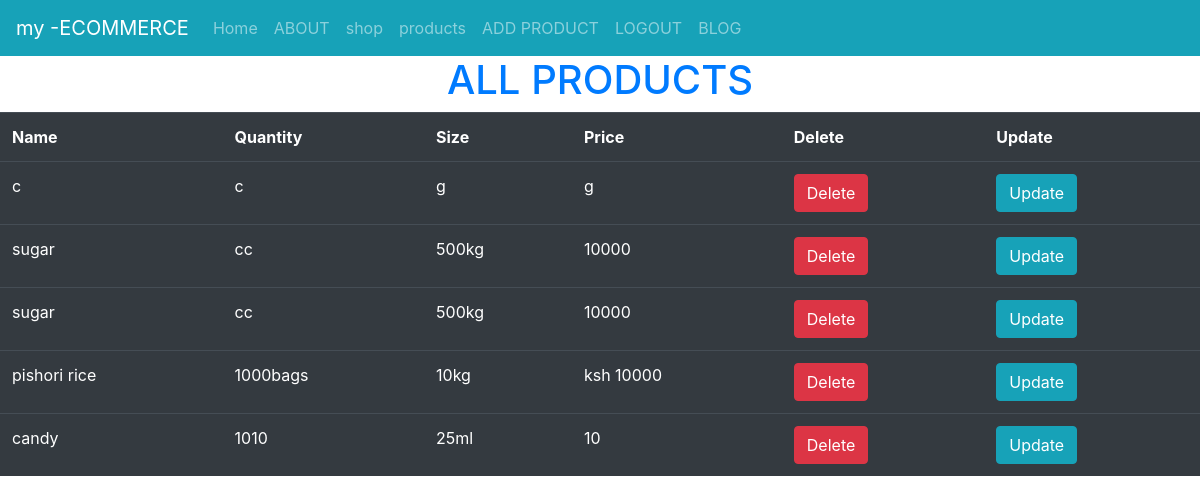
/product/ (signed in), run on the app's committed database.
### morningDjangofileformsdjangoProject/models.py (models this page shows)
class product(models.Model):
    name = models.CharField(max_length=30, blank=False, null= False)
    qtty = models.CharField(max_length=30, blank=False, null=False)
    size = models.CharField(max_length=25, blank=False, null=False)
    price = models.CharField(max_length=20, blank=False, null=False)

### morningDjangofileformsdjangoProject/views.py (the view)
# urls.py: path('product/', user_views.products, name='all-products'),
@login_required()
def products(request):
    all_products = product.objects.all()
    context = {"all_products": all_products}
    return render(request, 'products.html', context)

### templates/products.html
{% extends 'master.html' %}
{% load static %}
{% block content %}
    <div >
    <h1 class= "text-center text-primary"> ALL PRODUCTS</h1>
        <table class="table table-dark table-hover" >
            <tr>
                <th>Name</th>
                <th>Quantity</th>
                <th>Size</th>
                    <th>Price</th>
                <th>Delete</th>
                <th>Update</th>
            </tr>
            {% for product in all_products %}
                <tr>
                    <td>{{ product.name }}</td>
                    <td>{{ product.qtty }}</td>
                    <td>{{ product.size }}</td>
                    <td> {{ product.price }}</td>
                    <td><a class="btn btn-danger" href="/delete-product/{{ product.id }}">Delete</a></td>
                    <td><a class="btn btn-info" href="/update-product/{{ product.id }}">Update </a></td>
                </tr>
            {% endfor %}
        </table>
    </div>
{% endblock %}

### data on the page
product: name "c", qtty "c", size "g", price "g"
product: name "sugar", qtty "cc", size "500kg", price "10000"
product: name "sugar", qtty "cc", size "500kg", price "10000"
product: name "pishori rice", qtty "1000bags", size "10kg", price "ksh 10000"
product: name "candy", qtty "1010", size "25ml", price "10"
